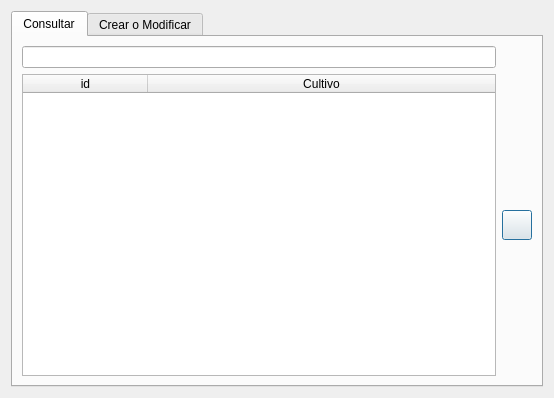
<?xml version="1.0" encoding="UTF-8"?>
<ui version="4.0">
 <class>Dialog</class>
 <widget class="QDialog" name="Dialog">
  <property name="geometry">
   <rect>
    <x>0</x>
    <y>0</y>
    <width>554</width>
    <height>398</height>
   </rect>
  </property>
  <property name="windowTitle">
   <string>Dialog</string>
  </property>
  <layout class="QGridLayout" name="gridLayout">
   <item row="0" column="0">
    <widget class="QTabWidget" name="tabWidget">
     <property name="currentIndex">
      <number>0</number>
     </property>
     <widget class="QWidget" name="tab">
      <attribute name="title">
       <string>Consultar</string>
      </attribute>
      <layout class="QGridLayout" name="gridLayout_2">
       <item row="2" column="1">
        <widget class="QPushButton" name="btn_delete">
         <property name="sizePolicy">
          <sizepolicy hsizetype="Fixed" vsizetype="Fixed">
           <horstretch>0</horstretch>
           <verstretch>0</verstretch>
          </sizepolicy>
         </property>
         <property name="minimumSize">
          <size>
           <width>30</width>
           <height>30</height>
          </size>
         </property>
         <property name="maximumSize">
          <size>
           <width>30</width>
           <height>30</height>
          </size>
         </property>
         <property name="text">
          <string/>
         </property>
        </widget>
       </item>
       <item row="1" column="0">
        <widget class="QLineEdit" name="ln_search">
         <property name="echoMode">
          <enum>QLineEdit::Normal</enum>
         </property>
        </widget>
       </item>
       <item row="2" column="0">
        <widget class="QTableWidget" name="tableWidget">
         <property name="sizeAdjustPolicy">
          <enum>QAbstractScrollArea::AdjustToContentsOnFirstShow</enum>
         </property>
         <property name="editTriggers">
          <set>QAbstractItemView::NoEditTriggers</set>
         </property>
         <property name="selectionBehavior">
          <enum>QAbstractItemView::SelectRows</enum>
         </property>
         <property name="sortingEnabled">
          <bool>true</bool>
         </property>
         <attribute name="horizontalHeaderVisible">
          <bool>true</bool>
         </attribute>
         <attribute name="horizontalHeaderDefaultSectionSize">
          <number>125</number>
         </attribute>
         <attribute name="horizontalHeaderStretchLastSection">
          <bool>true</bool>
         </attribute>
         <column>
          <property name="text">
           <string>id</string>
          </property>
         </column>
         <column>
          <property name="text">
           <string>Cultivo</string>
          </property>
         </column>
        </widget>
       </item>
      </layout>
     </widget>
     <widget class="QWidget" name="tab_2">
      <attribute name="title">
       <string>Crear o Modificar</string>
      </attribute>
      <layout class="QGridLayout" name="gridLayout_3">
       <item row="0" column="0">
        <widget class="QGroupBox" name="groupBox">
         <property name="title">
          <string>Datos de Cultivo</string>
         </property>
         <layout class="QGridLayout" name="gridLayout_4">
          <item row="1" column="5">
           <widget class="QLabel" name="label_6">
            <property name="text">
             <string>Precio</string>
            </property>
           </widget>
          </item>
          <item row="2" column="3">
           <widget class="QDoubleSpinBox" name="ms_res">
            <property name="alignment">
             <set>Qt::AlignRight|Qt::AlignTrailing|Qt::AlignVCenter</set>
            </property>
            <property name="buttonSymbols">
             <enum>QAbstractSpinBox::NoButtons</enum>
            </property>
            <property name="decimals">
             <number>2</number>
            </property>
            <property name="maximum">
             <double>1.000000000000000</double>
            </property>
            <property name="singleStep">
             <double>0.000000000000000</double>
            </property>
            <property name="stepType">
             <enum>QAbstractSpinBox::AdaptiveDecimalStepType</enum>
            </property>
           </widget>
          </item>
          <item row="1" column="2">
           <widget class="QLabel" name="label_3">
            <property name="text">
             <string>MS. Cosecha</string>
            </property>
           </widget>
          </item>
          <item row="2" column="1">
           <widget class="QDoubleSpinBox" name="ic">
            <property name="alignment">
             <set>Qt::AlignRight|Qt::AlignTrailing|Qt::AlignVCenter</set>
            </property>
            <property name="buttonSymbols">
             <enum>QAbstractSpinBox::NoButtons</enum>
            </property>
            <property name="decimals">
             <number>2</number>
            </property>
            <property name="maximum">
             <double>1.000000000000000</double>
            </property>
            <property name="singleStep">
             <double>0.000000000000000</double>
            </property>
            <property name="stepType">
             <enum>QAbstractSpinBox::AdaptiveDecimalStepType</enum>
            </property>
           </widget>
          </item>
          <item row="2" column="2">
           <widget class="QDoubleSpinBox" name="ms_cos">
            <property name="alignment">
             <set>Qt::AlignRight|Qt::AlignTrailing|Qt::AlignVCenter</set>
            </property>
            <property name="buttonSymbols">
             <enum>QAbstractSpinBox::NoButtons</enum>
            </property>
            <property name="decimals">
             <number>2</number>
            </property>
            <property name="maximum">
             <double>1.000000000000000</double>
            </property>
            <property name="singleStep">
             <double>0.000000000000000</double>
            </property>
            <property name="stepType">
             <enum>QAbstractSpinBox::AdaptiveDecimalStepType</enum>
            </property>
           </widget>
          </item>
          <item row="1" column="4">
           <widget class="QLabel" name="label_5">
            <property name="text">
             <string>Humedad</string>
            </property>
           </widget>
          </item>
          <item row="1" column="1">
           <widget class="QLabel" name="label_2">
            <property name="maximumSize">
             <size>
              <width>16777215</width>
              <height>50</height>
             </size>
            </property>
            <property name="text">
             <string>Indice de Cosecha</string>
            </property>
           </widget>
          </item>
          <item row="1" column="3">
           <widget class="QLabel" name="label_4">
            <property name="text">
             <string>MS.Residuo</string>
            </property>
           </widget>
          </item>
          <item row="0" column="1">
           <widget class="QLabel" name="label">
            <property name="text">
             <string>Nombre Cultivo:</string>
            </property>
           </widget>
          </item>
          <item row="2" column="4">
           <widget class="QSpinBox" name="humedad">
            <property name="alignment">
             <set>Qt::AlignRight|Qt::AlignTrailing|Qt::AlignVCenter</set>
            </property>
            <property name="buttonSymbols">
             <enum>QAbstractSpinBox::NoButtons</enum>
            </property>
            <property name="maximum">
             <number>100</number>
            </property>
           </widget>
          </item>
          <item row="2" column="5" colspan="2">
           <widget class="QDoubleSpinBox" name="precio">
            <property name="alignment">
             <set>Qt::AlignRight|Qt::AlignTrailing|Qt::AlignVCenter</set>
            </property>
            <property name="buttonSymbols">
             <enum>QAbstractSpinBox::NoButtons</enum>
            </property>
            <property name="maximum">
             <double>100000.000000000000000</double>
            </property>
            <property name="singleStep">
             <double>0.500000000000000</double>
            </property>
           </widget>
          </item>
          <item row="4" column="1" colspan="6">
           <widget class="QGroupBox" name="groupBox_2">
            <property name="title">
             <string>Extracciones</string>
            </property>
            <layout class="QGridLayout" name="gridLayout_5">
             <item row="0" column="0">
              <widget class="QTabWidget" name="tabWidget_2">
               <property name="currentIndex">
                <number>0</number>
               </property>
               <widget class="QWidget" name="tab_3">
                <attribute name="title">
                 <string>1) Cosecha</string>
                </attribute>
                <layout class="QGridLayout" name="gridLayout_6">
                 <item row="0" column="0">
                  <widget class="QLabel" name="label_7">
                   <property name="text">
                    <string>Nitrogeno</string>
                   </property>
                  </widget>
                 </item>
                 <item row="3" column="0">
                  <widget class="QDoubleSpinBox" name="s_cos">
                   <property name="alignment">
                    <set>Qt::AlignRight|Qt::AlignTrailing|Qt::AlignVCenter</set>
                   </property>
                   <property name="buttonSymbols">
                    <enum>QAbstractSpinBox::NoButtons</enum>
                   </property>
                   <property name="decimals">
                    <number>5</number>
                   </property>
                   <property name="maximum">
                    <double>1.000000000000000</double>
                   </property>
                  </widget>
                 </item>
                 <item row="0" column="1">
                  <widget class="QLabel" name="label_8">
                   <property name="text">
                    <string>Fosforo</string>
                   </property>
                  </widget>
                 </item>
                 <item row="3" column="1">
                  <widget class="QDoubleSpinBox" name="ca_cos">
                   <property name="alignment">
                    <set>Qt::AlignRight|Qt::AlignTrailing|Qt::AlignVCenter</set>
                   </property>
                   <property name="buttonSymbols">
                    <enum>QAbstractSpinBox::NoButtons</enum>
                   </property>
                   <property name="decimals">
                    <number>5</number>
                   </property>
                   <property name="maximum">
                    <double>1.000000000000000</double>
                   </property>
                  </widget>
                 </item>
                 <item row="1" column="3">
                  <widget class="QDoubleSpinBox" name="c_cos">
                   <property name="alignment">
                    <set>Qt::AlignRight|Qt::AlignTrailing|Qt::AlignVCenter</set>
                   </property>
                   <property name="buttonSymbols">
                    <enum>QAbstractSpinBox::NoButtons</enum>
                   </property>
                   <property name="decimals">
                    <number>5</number>
                   </property>
                   <property name="maximum">
                    <double>1.000000000000000</double>
                   </property>
                  </widget>
                 </item>
                 <item row="1" column="0">
                  <widget class="QDoubleSpinBox" name="n_cos">
                   <property name="alignment">
                    <set>Qt::AlignRight|Qt::AlignTrailing|Qt::AlignVCenter</set>
                   </property>
                   <property name="buttonSymbols">
                    <enum>QAbstractSpinBox::NoButtons</enum>
                   </property>
                   <property name="decimals">
                    <number>5</number>
                   </property>
                   <property name="maximum">
                    <double>1.000000000000000</double>
                   </property>
                  </widget>
                 </item>
                 <item row="3" column="2">
                  <widget class="QDoubleSpinBox" name="mg_cos">
                   <property name="alignment">
                    <set>Qt::AlignRight|Qt::AlignTrailing|Qt::AlignVCenter</set>
                   </property>
                   <property name="buttonSymbols">
                    <enum>QAbstractSpinBox::NoButtons</enum>
                   </property>
                   <property name="decimals">
                    <number>5</number>
                   </property>
                   <property name="maximum">
                    <double>1.000000000000000</double>
                   </property>
                  </widget>
                 </item>
                 <item row="3" column="3">
                  <widget class="QDoubleSpinBox" name="b_cos">
                   <property name="alignment">
                    <set>Qt::AlignRight|Qt::AlignTrailing|Qt::AlignVCenter</set>
                   </property>
                   <property name="buttonSymbols">
                    <enum>QAbstractSpinBox::NoButtons</enum>
                   </property>
                   <property name="decimals">
                    <number>5</number>
                   </property>
                   <property name="maximum">
                    <double>1.000000000000000</double>
                   </property>
                  </widget>
                 </item>
                 <item row="1" column="2">
                  <widget class="QDoubleSpinBox" name="k_cos">
                   <property name="alignment">
                    <set>Qt::AlignRight|Qt::AlignTrailing|Qt::AlignVCenter</set>
                   </property>
                   <property name="buttonSymbols">
                    <enum>QAbstractSpinBox::NoButtons</enum>
                   </property>
                   <property name="decimals">
                    <number>5</number>
                   </property>
                   <property name="maximum">
                    <double>1.000000000000000</double>
                   </property>
                  </widget>
                 </item>
                 <item row="1" column="1">
                  <widget class="QDoubleSpinBox" name="p_cos">
                   <property name="alignment">
                    <set>Qt::AlignRight|Qt::AlignTrailing|Qt::AlignVCenter</set>
                   </property>
                   <property name="buttonSymbols">
                    <enum>QAbstractSpinBox::NoButtons</enum>
                   </property>
                   <property name="decimals">
                    <number>5</number>
                   </property>
                   <property name="maximum">
                    <double>1.000000000000000</double>
                   </property>
                  </widget>
                 </item>
                 <item row="0" column="2">
                  <widget class="QLabel" name="label_9">
                   <property name="text">
                    <string>Potasio</string>
                   </property>
                  </widget>
                 </item>
                 <item row="0" column="3">
                  <widget class="QLabel" name="label_10">
                   <property name="font">
                    <font>
                     <weight>75</weight>
                     <bold>true</bold>
                    </font>
                   </property>
                   <property name="text">
                    <string>Contenido Carbono</string>
                   </property>
                  </widget>
                 </item>
                 <item row="2" column="0">
                  <widget class="QLabel" name="label_11">
                   <property name="text">
                    <string>Azufre</string>
                   </property>
                  </widget>
                 </item>
                 <item row="2" column="1">
                  <widget class="QLabel" name="label_12">
                   <property name="text">
                    <string>Calcio</string>
                   </property>
                  </widget>
                 </item>
                 <item row="2" column="2">
                  <widget class="QLabel" name="label_13">
                   <property name="text">
                    <string>Magnesio</string>
                   </property>
                  </widget>
                 </item>
                 <item row="2" column="3">
                  <widget class="QLabel" name="label_14">
                   <property name="text">
                    <string>Boro</string>
                   </property>
                  </widget>
                 </item>
                </layout>
               </widget>
               <widget class="QWidget" name="tab_4">
                <attribute name="title">
                 <string>2) Residuo</string>
                </attribute>
                <layout class="QGridLayout" name="gridLayout_7">
                 <item row="0" column="0">
                  <widget class="QLabel" name="label_15">
                   <property name="text">
                    <string>Nitrogeno</string>
                   </property>
                  </widget>
                 </item>
                 <item row="0" column="1">
                  <widget class="QLabel" name="label_19">
                   <property name="text">
                    <string>Fosforo</string>
                   </property>
                  </widget>
                 </item>
                 <item row="0" column="2">
                  <widget class="QLabel" name="label_20">
                   <property name="text">
                    <string>Potasio</string>
                   </property>
                  </widget>
                 </item>
                 <item row="0" column="3">
                  <widget class="QLabel" name="label_16">
                   <property name="font">
                    <font>
                     <weight>75</weight>
                     <bold>true</bold>
                    </font>
                   </property>
                   <property name="text">
                    <string>Contenido Carbono</string>
                   </property>
                  </widget>
                 </item>
                 <item row="1" column="0">
                  <widget class="QDoubleSpinBox" name="n_res">
                   <property name="wrapping">
                    <bool>false</bool>
                   </property>
                   <property name="alignment">
                    <set>Qt::AlignRight|Qt::AlignTrailing|Qt::AlignVCenter</set>
                   </property>
                   <property name="buttonSymbols">
                    <enum>QAbstractSpinBox::NoButtons</enum>
                   </property>
                   <property name="showGroupSeparator" stdset="0">
                    <bool>false</bool>
                   </property>
                   <property name="decimals">
                    <number>5</number>
                   </property>
                   <property name="maximum">
                    <double>1.000000000000000</double>
                   </property>
                   <property name="stepType">
                    <enum>QAbstractSpinBox::AdaptiveDecimalStepType</enum>
                   </property>
                  </widget>
                 </item>
                 <item row="1" column="1">
                  <widget class="QDoubleSpinBox" name="p_res">
                   <property name="wrapping">
                    <bool>false</bool>
                   </property>
                   <property name="alignment">
                    <set>Qt::AlignRight|Qt::AlignTrailing|Qt::AlignVCenter</set>
                   </property>
                   <property name="buttonSymbols">
                    <enum>QAbstractSpinBox::NoButtons</enum>
                   </property>
                   <property name="showGroupSeparator" stdset="0">
                    <bool>false</bool>
                   </property>
                   <property name="decimals">
                    <number>5</number>
                   </property>
                   <property name="maximum">
                    <double>1.000000000000000</double>
                   </property>
                   <property name="stepType">
                    <enum>QAbstractSpinBox::AdaptiveDecimalStepType</enum>
                   </property>
                  </widget>
                 </item>
                 <item row="1" column="2">
                  <widget class="QDoubleSpinBox" name="k_res">
                   <property name="wrapping">
                    <bool>false</bool>
                   </property>
                   <property name="alignment">
                    <set>Qt::AlignRight|Qt::AlignTrailing|Qt::AlignVCenter</set>
                   </property>
                   <property name="buttonSymbols">
                    <enum>QAbstractSpinBox::NoButtons</enum>
                   </property>
                   <property name="showGroupSeparator" stdset="0">
                    <bool>false</bool>
                   </property>
                   <property name="decimals">
                    <number>5</number>
                   </property>
                   <property name="maximum">
                    <double>1.000000000000000</double>
                   </property>
                   <property name="stepType">
                    <enum>QAbstractSpinBox::AdaptiveDecimalStepType</enum>
                   </property>
                  </widget>
                 </item>
                 <item row="1" column="3">
                  <widget class="QDoubleSpinBox" name="c_res">
                   <property name="wrapping">
                    <bool>false</bool>
                   </property>
                   <property name="alignment">
                    <set>Qt::AlignRight|Qt::AlignTrailing|Qt::AlignVCenter</set>
                   </property>
                   <property name="buttonSymbols">
                    <enum>QAbstractSpinBox::NoButtons</enum>
                   </property>
                   <property name="showGroupSeparator" stdset="0">
                    <bool>false</bool>
                   </property>
                   <property name="decimals">
                    <number>5</number>
                   </property>
                   <property name="maximum">
                    <double>1.000000000000000</double>
                   </property>
                   <property name="stepType">
                    <enum>QAbstractSpinBox::AdaptiveDecimalStepType</enum>
                   </property>
                  </widget>
                 </item>
                 <item row="2" column="0">
                  <widget class="QLabel" name="label_21">
                   <property name="text">
                    <string>Azufre</string>
                   </property>
                  </widget>
                 </item>
                 <item row="2" column="1">
                  <widget class="QLabel" name="label_17">
                   <property name="text">
                    <string>Calcio</string>
                   </property>
                  </widget>
                 </item>
                 <item row="2" column="2">
                  <widget class="QLabel" name="label_18">
                   <property name="text">
                    <string>Magnesio</string>
                   </property>
                  </widget>
                 </item>
                 <item row="2" column="3">
                  <widget class="QLabel" name="label_22">
                   <property name="text">
                    <string>Boro</string>
                   </property>
                  </widget>
                 </item>
                 <item row="3" column="0">
                  <widget class="QDoubleSpinBox" name="s_res">
                   <property name="wrapping">
                    <bool>false</bool>
                   </property>
                   <property name="alignment">
                    <set>Qt::AlignRight|Qt::AlignTrailing|Qt::AlignVCenter</set>
                   </property>
                   <property name="buttonSymbols">
                    <enum>QAbstractSpinBox::NoButtons</enum>
                   </property>
                   <property name="showGroupSeparator" stdset="0">
                    <bool>false</bool>
                   </property>
                   <property name="decimals">
                    <number>5</number>
                   </property>
                   <property name="maximum">
                    <double>1.000000000000000</double>
                   </property>
                   <property name="stepType">
                    <enum>QAbstractSpinBox::AdaptiveDecimalStepType</enum>
                   </property>
                  </widget>
                 </item>
                 <item row="3" column="1">
                  <widget class="QDoubleSpinBox" name="ca_res">
                   <property name="wrapping">
                    <bool>false</bool>
                   </property>
                   <property name="alignment">
                    <set>Qt::AlignRight|Qt::AlignTrailing|Qt::AlignVCenter</set>
                   </property>
                   <property name="buttonSymbols">
                    <enum>QAbstractSpinBox::NoButtons</enum>
                   </property>
                   <property name="showGroupSeparator" stdset="0">
                    <bool>false</bool>
                   </property>
                   <property name="decimals">
                    <number>5</number>
                   </property>
                   <property name="maximum">
                    <double>1.000000000000000</double>
                   </property>
                   <property name="stepType">
                    <enum>QAbstractSpinBox::AdaptiveDecimalStepType</enum>
                   </property>
                  </widget>
                 </item>
                 <item row="3" column="2">
                  <widget class="QDoubleSpinBox" name="mg_res">
                   <property name="wrapping">
                    <bool>false</bool>
                   </property>
                   <property name="alignment">
                    <set>Qt::AlignRight|Qt::AlignTrailing|Qt::AlignVCenter</set>
                   </property>
                   <property name="buttonSymbols">
                    <enum>QAbstractSpinBox::NoButtons</enum>
                   </property>
                   <property name="showGroupSeparator" stdset="0">
                    <bool>false</bool>
                   </property>
                   <property name="decimals">
                    <number>5</number>
                   </property>
                   <property name="maximum">
                    <double>1.000000000000000</double>
                   </property>
                   <property name="stepType">
                    <enum>QAbstractSpinBox::AdaptiveDecimalStepType</enum>
                   </property>
                  </widget>
                 </item>
                 <item row="3" column="3">
                  <widget class="QDoubleSpinBox" name="b_res">
                   <property name="wrapping">
                    <bool>false</bool>
                   </property>
                   <property name="alignment">
                    <set>Qt::AlignRight|Qt::AlignTrailing|Qt::AlignVCenter</set>
                   </property>
                   <property name="buttonSymbols">
                    <enum>QAbstractSpinBox::NoButtons</enum>
                   </property>
                   <property name="showGroupSeparator" stdset="0">
                    <bool>false</bool>
                   </property>
                   <property name="decimals">
                    <number>5</number>
                   </property>
                   <property name="maximum">
                    <double>1.000000000000000</double>
                   </property>
                   <property name="stepType">
                    <enum>QAbstractSpinBox::AdaptiveDecimalStepType</enum>
                   </property>
                  </widget>
                 </item>
                </layout>
               </widget>
              </widget>
             </item>
            </layout>
           </widget>
          </item>
          <item row="0" column="2" colspan="3">
           <widget class="QLineEdit" name="ln_name"/>
          </item>
          <item row="0" column="5">
           <widget class="QPushButton" name="btn_save">
            <property name="sizePolicy">
             <sizepolicy hsizetype="Fixed" vsizetype="Fixed">
              <horstretch>30</horstretch>
              <verstretch>30</verstretch>
             </sizepolicy>
            </property>
            <property name="minimumSize">
             <size>
              <width>30</width>
              <height>30</height>
             </size>
            </property>
            <property name="text">
             <string/>
            </property>
           </widget>
          </item>
         </layout>
        </widget>
       </item>
      </layout>
     </widget>
    </widget>
   </item>
  </layout>
 </widget>
 <tabstops>
  <tabstop>tabWidget</tabstop>
  <tabstop>ln_search</tabstop>
  <tabstop>ln_name</tabstop>
  <tabstop>ic</tabstop>
  <tabstop>ms_cos</tabstop>
  <tabstop>ms_res</tabstop>
  <tabstop>humedad</tabstop>
  <tabstop>precio</tabstop>
  <tabstop>tabWidget_2</tabstop>
  <tabstop>n_cos</tabstop>
  <tabstop>p_cos</tabstop>
  <tabstop>k_cos</tabstop>
  <tabstop>c_cos</tabstop>
  <tabstop>s_cos</tabstop>
  <tabstop>ca_cos</tabstop>
  <tabstop>mg_cos</tabstop>
  <tabstop>b_cos</tabstop>
  <tabstop>n_res</tabstop>
  <tabstop>p_res</tabstop>
  <tabstop>k_res</tabstop>
  <tabstop>c_res</tabstop>
  <tabstop>s_res</tabstop>
  <tabstop>ca_res</tabstop>
  <tabstop>mg_res</tabstop>
  <tabstop>b_res</tabstop>
  <tabstop>btn_save</tabstop>
 </tabstops>
 <resources/>
 <connections/>
</ui>
